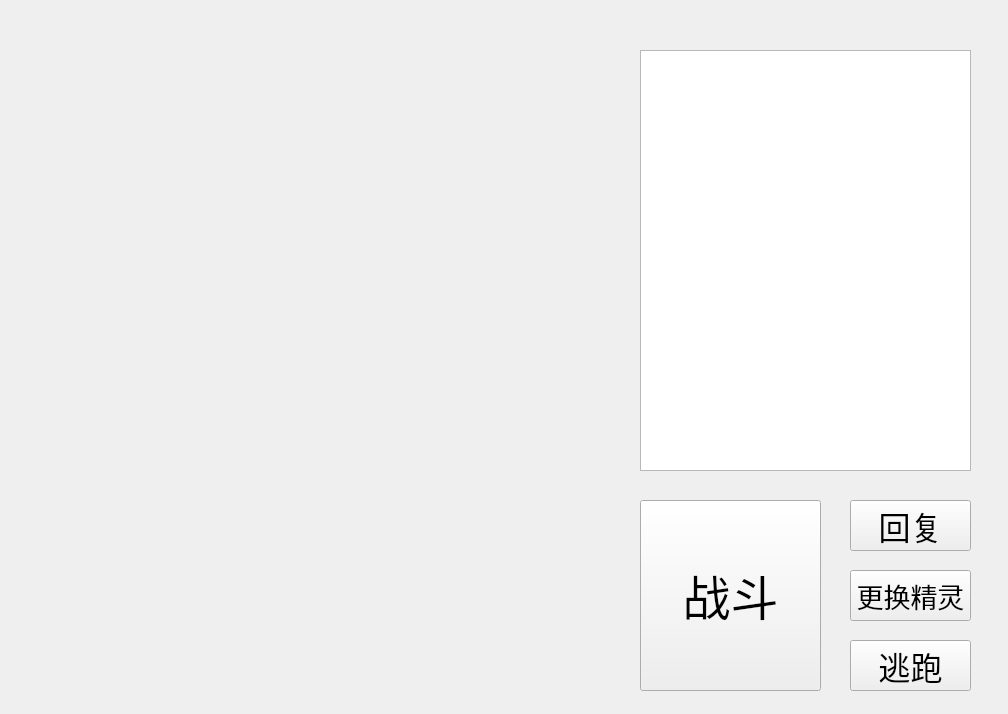
<?xml version="1.0" encoding="UTF-8"?>
<ui version="4.0">
 <class>Game</class>
 <widget class="QWidget" name="Game">
  <property name="geometry">
   <rect>
    <x>0</x>
    <y>0</y>
    <width>1008</width>
    <height>714</height>
   </rect>
  </property>
  <property name="windowTitle">
   <string>Form</string>
  </property>
  <widget class="QPushButton" name="attack">
   <property name="geometry">
    <rect>
     <x>640</x>
     <y>500</y>
     <width>181</width>
     <height>191</height>
    </rect>
   </property>
   <property name="font">
    <font>
     <family>幼圆</family>
     <pointsize>36</pointsize>
    </font>
   </property>
   <property name="text">
    <string>战斗</string>
   </property>
  </widget>
  <widget class="QPushButton" name="heal">
   <property name="geometry">
    <rect>
     <x>850</x>
     <y>500</y>
     <width>121</width>
     <height>51</height>
    </rect>
   </property>
   <property name="font">
    <font>
     <family>幼圆</family>
     <pointsize>24</pointsize>
    </font>
   </property>
   <property name="text">
    <string>回复</string>
   </property>
  </widget>
  <widget class="QPushButton" name="change">
   <property name="geometry">
    <rect>
     <x>850</x>
     <y>570</y>
     <width>121</width>
     <height>51</height>
    </rect>
   </property>
   <property name="font">
    <font>
     <family>幼圆</family>
     <pointsize>20</pointsize>
    </font>
   </property>
   <property name="text">
    <string>更换精灵</string>
   </property>
  </widget>
  <widget class="QTextBrowser" name="textBrowser">
   <property name="geometry">
    <rect>
     <x>640</x>
     <y>50</y>
     <width>331</width>
     <height>421</height>
    </rect>
   </property>
  </widget>
  <widget class="QPushButton" name="runaway">
   <property name="geometry">
    <rect>
     <x>850</x>
     <y>640</y>
     <width>121</width>
     <height>51</height>
    </rect>
   </property>
   <property name="font">
    <font>
     <family>幼圆</family>
     <pointsize>24</pointsize>
    </font>
   </property>
   <property name="text">
    <string>逃跑</string>
   </property>
  </widget>
 </widget>
 <resources/>
 <connections/>
</ui>
